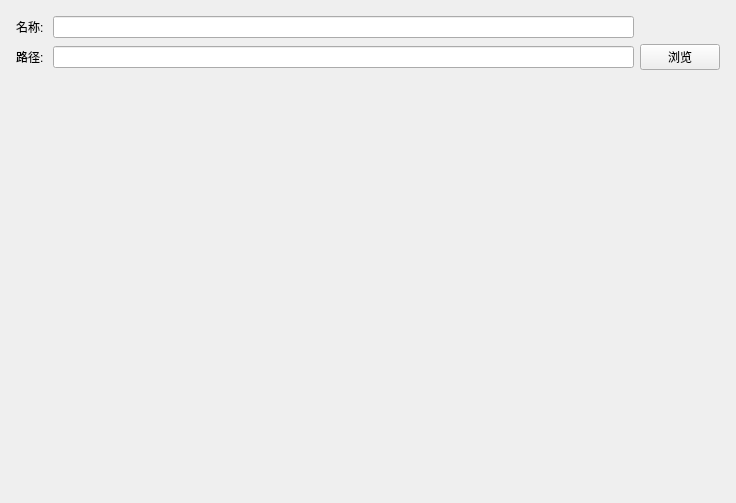
<?xml version="1.0" encoding="UTF-8"?>
<ui version="4.0">
 <class>ProjectSetPage</class>
 <widget class="QWizardPage" name="ProjectSetPage">
  <property name="geometry">
   <rect>
    <x>0</x>
    <y>0</y>
    <width>736</width>
    <height>503</height>
   </rect>
  </property>
  <property name="windowTitle">
   <string>WizardPage</string>
  </property>
  <layout class="QGridLayout" name="gridLayout_2">
   <item row="0" column="0">
    <layout class="QGridLayout" name="gridLayout">
     <property name="leftMargin">
      <number>5</number>
     </property>
     <property name="topMargin">
      <number>5</number>
     </property>
     <property name="rightMargin">
      <number>5</number>
     </property>
     <property name="bottomMargin">
      <number>5</number>
     </property>
     <item row="1" column="2">
      <widget class="QLabel" name="labPath">
       <property name="text">
        <string>路径:</string>
       </property>
      </widget>
     </item>
     <item row="0" column="2">
      <widget class="QLabel" name="labName">
       <property name="text">
        <string>名称: </string>
       </property>
      </widget>
     </item>
     <item row="1" column="3">
      <widget class="QLineEdit" name="lineEditPath"/>
     </item>
     <item row="2" column="3">
      <widget class="QLabel" name="labTips">
       <property name="text">
        <string/>
       </property>
      </widget>
     </item>
     <item row="0" column="3">
      <widget class="QLineEdit" name="lineEditName"/>
     </item>
     <item row="1" column="4">
      <widget class="QPushButton" name="btnBrowser">
       <property name="text">
        <string>浏览</string>
       </property>
      </widget>
     </item>
    </layout>
   </item>
  </layout>
 </widget>
 <resources/>
 <connections/>
</ui>
